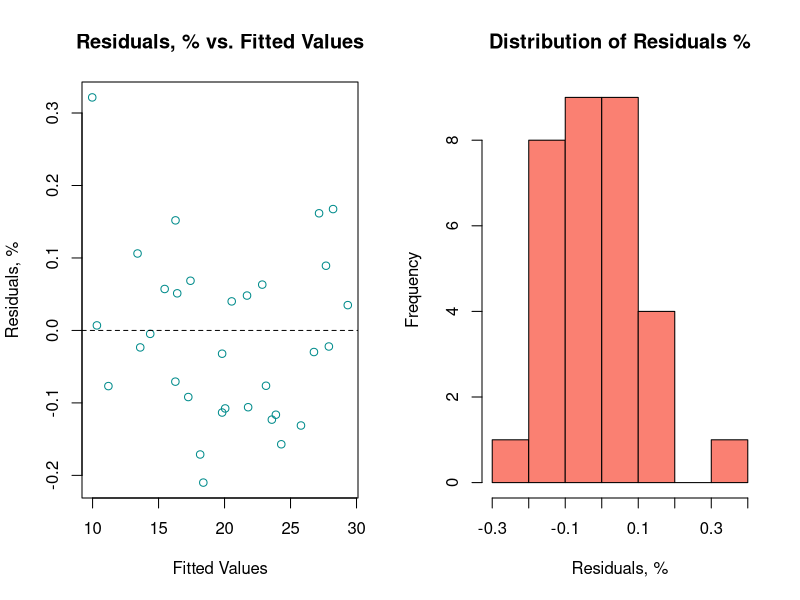
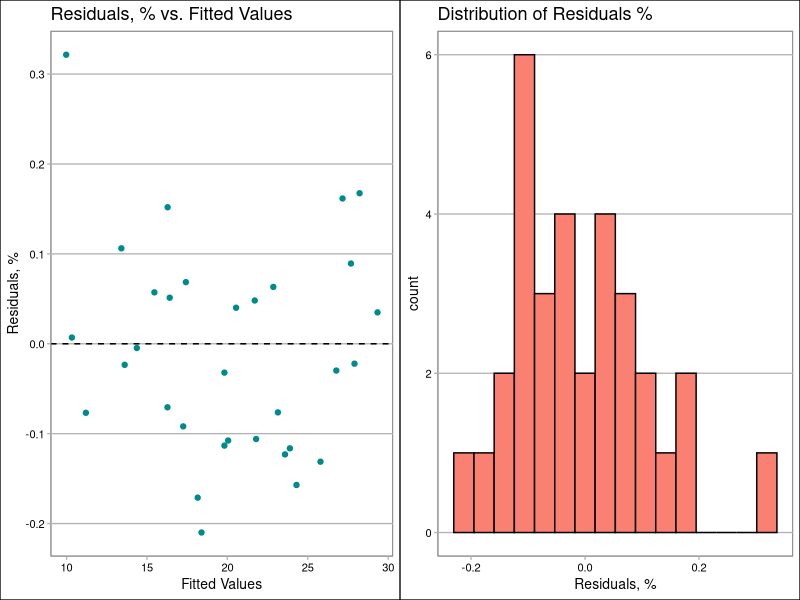

Source code (R) for these figures, in order:
## ---- chunk 1
libs <- c('tidyverse', 'magrittr', 'ggthemes', 'gridExtra')

# For each library, check if they are installed.
## If not, install and load them.
for (i in libs) {
  
  if (!require(i, character.only = TRUE)) {
    
    install.packages(i)
    library(i, character.only = TRUE)
    
  }
  
}
## ---- chunk 2
# Estimate model.
## mtcars is pre-loaded into R.
mymodel <- lm(mpg ~ wt + hp + gear + am, mtcars)

# Generate fitted and residual values.
fr <- data.frame(fit = predict(mymodel),
                 res = resid(mymodel))

# Residuals as proportions.
fr$res_pct <- with(fr, res/(fit + res))
## ---- chunk 3
# Set up 1x2 plot.
par(mfrow = c(1, 2))

# Scatter plot
with(fr, plot(res_pct ~ fit,
              ylab = 'Residuals, %',
              xlab = 'Fitted Values',
              col  = 'cyan4',
              main = 'Residuals, % vs. Fitted Values'))
abline(h = 0, lty = 2)

# Histogram
hist(fr$res_pct, 
     col  = 'salmon',
     main = 'Distribution of Residuals %',
     xlab = 'Residuals, %')

## ---- chunk 4
# Scatter plot
g1 <- ggplot(fr) + 
  aes(y = res_pct, x = fit) + 
  geom_point(col = 'cyan4') + 
  geom_hline(yintercept = 0, linetype = 2) + 
  labs(y = 'Residuals, %',
       x = 'Fitted Values',
       title = 'Residuals, % vs. Fitted Values') + 
  theme_calc() # From ggthemes.

# Histogram
g2 <- ggplot(fr) + 
  aes(x = res_pct) + 
  geom_histogram(col = 'black', 
                 fill = 'salmon',
                 bins = NROW(fr)/2) + 
  labs(x = 'Residuals, %',
       title = 'Distribution of Residuals %') + 
  theme_calc() # From ggthemes.

# Arrange the ggplots in a grid
grid.arrange(g1, g2, ncol = 2, nrow = 1) # From gridExtra.
